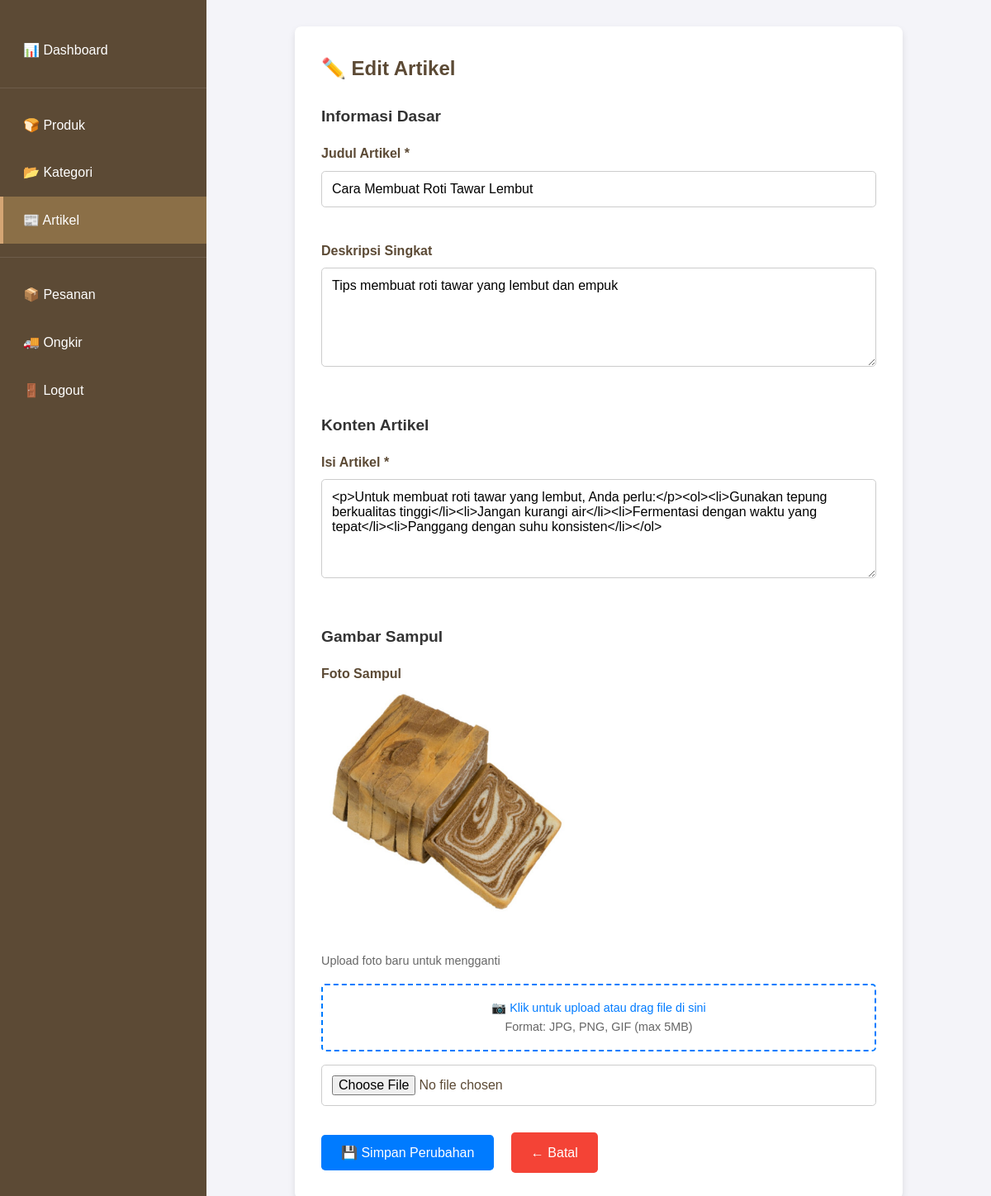
Screenshot of /admin/articles/edit.php?id=1 (signed in) with the database file from the repository.
### tables this page shows
CREATE TABLE `articles` (
  `id` int(11) NOT NULL,
  `judul` varchar(255) NOT NULL,
  `deskripsi` text DEFAULT NULL,
  `isi` longtext NOT NULL,
  `foto` varchar(255) DEFAULT NULL,
  `created_by` int(11) NOT NULL,
  `created_at` timestamp NOT NULL DEFAULT current_timestamp(),
  `updated_at` timestamp NOT NULL DEFAULT current_timestamp() ON UPDATE current_timestamp()
);

### admin/articles/edit.php (the view, shortened to what this page needs)
<?php
require_once __DIR__ . '/../../includes/auth-check.php';
$article_id = isset($_GET['id']) ? (int)$_GET['id'] : 0;
$query = "SELECT * FROM articles WHERE id = ?";
$stmt = $conn->prepare($query);
$stmt->bind_param("i", $article_id);
$stmt->execute();
$article = $stmt->get_result()->fetch_assoc();
?>
<!DOCTYPE html>
<html lang="id">
<head>
    <link rel="stylesheet" href="<?php echo BASE_URL; ?>assets/css/style.css">
</head>
<body>
    <div style="display: flex;">
        <?php include __DIR__ . '/../includes/sidebar.php'; ?>
        <div class="admin-content">
            <div class="form-card">
                <h1>✏️ Edit Artikel</h1>
                <form method="POST" enctype="multipart/form-data">
                    <div class="form-section">
                        <h3>Informasi Dasar</h3>
                        <div class="form-group">
                            <label for="judul">Judul Artikel *</label>
                            <input type="text" id="judul" name="judul" value="<?php echo htmlspecialchars($article['judul']); ?>" required>
                        </div>
                        <div class="form-group">
                            <label for="deskripsi">Deskripsi Singkat</label>
                            <textarea id="deskripsi" name="deskripsi"><?php echo htmlspecialchars($article['deskripsi']); ?></textarea>
                        </div>
                    </div>
                    <div class="form-section">
                        <h3>Konten Artikel</h3>
                        <div class="form-group">
                            <label for="isi">Isi Artikel *</label>
                            <textarea id="isi" name="isi"><?php echo htmlspecialchars($article['isi']); ?></textarea>
                        </div>
                    </div>
                    <div class="form-section">
                        <h3>Gambar Sampul</h3>
                        <div class="form-group">
                            <label for="foto">Foto Sampul</label>
                            <?php if ($article['foto']): ?>
                            <div style="margin-bottom: 1rem;">
                                <img src="<?php echo ARTICLE_IMG_DIR . $article['foto']; ?>" alt="" style="max-width: 300px; border-radius: 0.3rem;">
                                <p style="font-size: 0.9rem; color: #666; margin-top: 0.5rem;">Upload foto baru untuk mengganti</p>
                            </div>
                            <?php endif; ?>
                            <div class="image-upload" onclick="document.getElementById('foto').click()">
                                <p>📷 Klik untuk upload atau drag file di sini</p>
                                <p style="color: #666; font-size: 0.9rem;">Format: JPG, PNG, GIF (max 5MB)</p>
                            </div>
                            <input type="file" id="foto" name="foto" accept="image/*" onchange="previewImage(this)">
                        </div>
                    </div>
                    <div class="form-actions">
                        <button type="submit" class="btn-submit">💾 Simpan Perubahan</button>
                        <a href="<?php echo ADMIN_URL; ?>articles/" class="btn-cancel">← Batal</a>
                    </div>
                </form>
            </div>
        </div>
    </div>
</body>
</html>

### assets/css/style.css (style rules this page uses)
:root { --primary: #8B6F47; --secondary: #D4A574; --accent: #F5E6D3; --dark: #5C4A35; --light: #FDF7F1; --success: #28a745; --danger: #dc3545; --warning: #ffc107; --info: #17a2b8; }
* { margin: 0; padding: 0; box-sizing: border-box; }
html, body { height: 100%; font-family: 'Segoe UI', Tahoma, Geneva, Verdana, sans-serif; }
body { background-color: var(--light); color: var(--dark); line-height: 1.6; }
h1, h2, h3, h4, h5, h6 { color: var(--dark); margin-bottom: 1rem; font-weight: 600; }
a { color: var(--primary); text-decoration: none; transition: color 0.3s; }
input[type="text"], input[type="email"], input[type="password"], input[type="number"], input[type="date"], input[type="tel"], textarea, select { width: 100%; padding: 0.75rem; margin-bottom: 1rem; border: 1px solid #ddd; border-radius: 0.5rem; font-family: inherit; font-size: 1rem; transition: border-color 0.3s; }
textarea { resize: vertical; min-height: 120px; }
.form-group { margin-bottom: 1.5rem; }
.form-group label { display: block; margin-bottom: 0.5rem; font-weight: 500; color: var(--dark); }

### admin/articles/edit.php (style rules this page uses)
body { font-family: Arial, sans-serif; background-color: #f4f4f9; margin: 0; padding: 0; }
.admin-content { flex: 1; padding: 2rem; max-width: 800px; margin: 0 auto; }
.form-card { background: #fff; padding: 2rem; border-radius: 0.5rem; box-shadow: 0 4px 8px rgba(0, 0, 0, 0.1); }
.form-card h1 { font-size: 1.5rem; margin-bottom: 1.5rem; }
.form-section { margin-bottom: 2rem; }
.form-section h3 { font-size: 1.2rem; margin-bottom: 1rem; color: #333; }
.form-group { margin-bottom: 1.5rem; }
.form-group label { display: block; margin-bottom: 0.5rem; font-weight: bold; }
.form-group input, .form-group textarea { width: 100%; padding: 0.75rem; border: 1px solid #ccc; border-radius: 0.3rem; font-size: 1rem; }
.form-group textarea { resize: vertical; }
.image-upload { border: 2px dashed #007bff; padding: 1rem; text-align: center; border-radius: 0.3rem; cursor: pointer; margin-bottom: 1rem; }
.image-upload p { margin: 0; font-size: 0.9rem; color: #007bff; }
.btn-submit, .btn-cancel { display: inline-block; padding: 0.75rem 1.5rem; border: none; border-radius: 0.3rem; font-size: 1rem; text-align: center; cursor: pointer; transition: background 0.3s; }
.btn-submit { background: #007bff; color: #fff; }
.btn-cancel { background: #f44336; color: #fff; margin-left: 1rem; }

### rows the page displays
articles: judul "Cara Membuat Roti Tawar Lembut", deskripsi "Tips membuat roti tawar yang lembut dan empuk", isi "<p>Untuk membuat roti tawar yang lembut, Anda perlu:</p><ol><li>Gunakan tepung berkualitas tinggi</li><li>Jangan kurangi air</li><li>Fermentasi dengan waktu yang tepat</li><li>Panggang dengan suhu konsisten</li></ol>", foto (picture)
